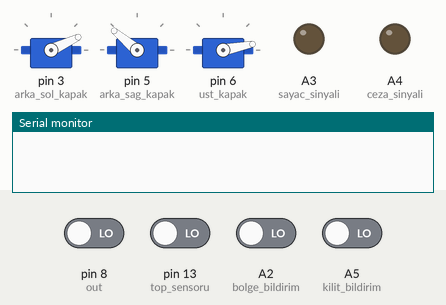
Recording of a sketch running on a simulated Arduino Uno, built with avr-gcc and run on an emulated ATmega328P. On the bench: 3 × servo, output pins drawn as LEDs (lit = HIGH), the last lines printed to the serial monitor. Inputs (shaded band) come from the test bench; at power-on: A2 (bolge_bildirim), A5 (kilit_bildirim), pin 8 (out), pin 13 (top_sensoru) LOW. Pins used as bus, display or sensor lines are not drawn.

Above: at 12.25 s.
At 32.95 s:
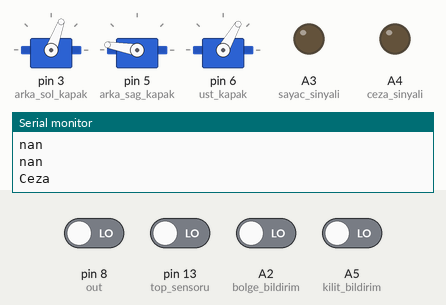
At 33.25 s:
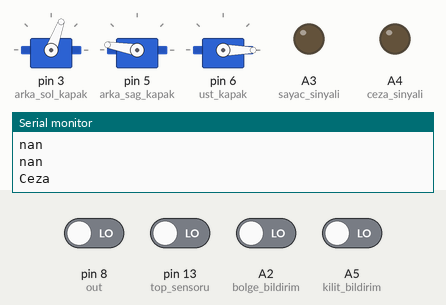
At 33.4 s:
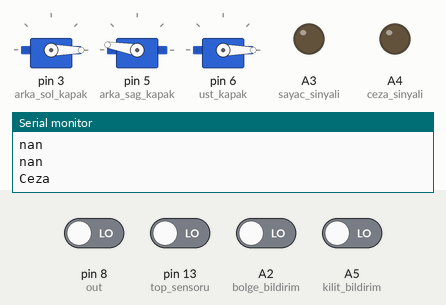
At 43.3 s:
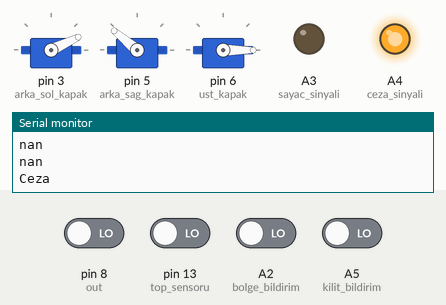
Timing chart, 0 to 69.4 s (numbered marks = the images above):
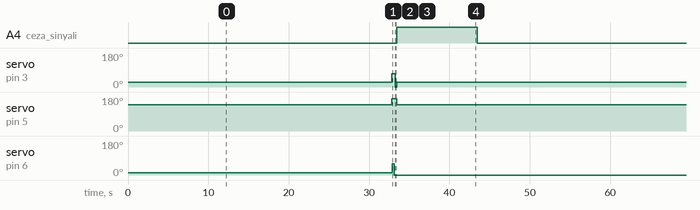

Measured:
- by itself, A4 (ceza_sinyali): alternates HIGH for 10.0 s and LOW for 34.0 s
- by itself, servo on pin 3 (arka_sol_kapak): repeats every 44.0 s: 0° 0.20 s, 25° 43.4 s, 70° 0.45 s
- by itself, servo on pin 5 (arka_sag_kapak): alternates 170° for 0.65 s and 140° for 43.4 s
- by itself, servo on pin 6 (ust_kapak): alternates 60° for 0.25 s and 0° for 43.8 s

The sketch:

18_subat_uno.ino
```cpp
#include <Servo.h>

Servo arka_sol_kapak;
Servo arka_sag_kapak;
Servo ust_kapak;

#define out 8
#define s0 9
#define s1 10
#define s2 11
#define s3 12

int kirmizi, mavi, noFilter;
int kirmizi_veriler[5] = { 0, 0, 0, 0, 0 };
int mavi_veriler[5] = { 0, 0, 0, 0, 0 };

int dogru_sayac = 0, rakip_sayac = 0;
int bolge_bildirim = A2;
int sayac_sinyali = A3;
int ceza_sinyali = A4;
int kilit_bildirim = A5;
int top_sensoru = 13;

int bolge = 0;

void setup() {
  delay(2000);
  arka_sol_kapak.attach(3);
  arka_sag_kapak.attach(5);
  ust_kapak.attach(6);

  pinMode(s0, OUTPUT);
  pinMode(s1, OUTPUT);
  pinMode(s2, OUTPUT);
  pinMode(s3, OUTPUT);
  pinMode(sayac_sinyali, OUTPUT);
  pinMode(ceza_sinyali, OUTPUT);
  pinMode(top_sensoru, INPUT);
  pinMode(out, INPUT);
  pinMode(kilit_bildirim, INPUT);
  pinMode(bolge_bildirim, INPUT);

  //MEGADAN GELEN BÖLGE BİLDİRİMİ
  if (digitalRead(bolge_bildirim) == 1) {
    bolge = 1;
  }

  digitalWrite(s0, HIGH);
  digitalWrite(s1, LOW);
  digitalWrite(sayac_sinyali, LOW);
  digitalWrite(ceza_sinyali, LOW);

  Serial.begin(9600);

  //SERVOLAR AYARLANIYOR
  baslangic();

  for (int i = 0; i < 5; i++) {
    olcum();
    kirmizi_veriler[i] = kirmizi;
    mavi_veriler[i] = mavi;
  }
}

void loop() {
  //verileri güncelliyoruz
  for (int i = 0; i < 5; i++) {
    olcum();
    kirmizi_veriler[i] = kirmizi;
    mavi_veriler[i] = mavi;
    delay(40);
  }

  kirmizi = stabilSonucuBul(kirmizi_veriler, 5);
  mavi = stabilSonucuBul(mavi_veriler, 5);

  Serial.print("KIRMIZI: ");
  Serial.print(kirmizi);
  Serial.print(" ");

  Serial.print("MAVİ: ");
  Serial.print(mavi);
  Serial.print(" ");

  Serial.print("Top var mı: ");
  Serial.println(digitalRead(top_sensoru));

  if (yuzde_sorgu(mavi, kirmizi, 160, 400, "m/k: ") && top_var_mi())  //KIRMIZI İÇİN
  {
    //EMİN OLMA ÖLÇÜMÜ
    for (int i = 0; i < 5; i++) {
      olcum();
      kirmizi_veriler[i] = kirmizi;
      mavi_veriler[i] = mavi;
    }

    kirmizi = stabilSonucuBul(kirmizi_veriler, 5);
    mavi = stabilSonucuBul(mavi_veriler, 5);

    if (yuzde_sorgu(mavi, kirmizi, 160, 400, "m/k: ") && top_var_mi()) {
      //KIRMIZI TOP ALGILADIK
      Serial.println("Kırmızı");

      if (bolge)  //BÖLGEMİZ KIRMIZI
      {
        dogru_al();
        dogru_sayac++;
      } else  //BÖLGEMİZ MAVİ
      {
        rakip_al();
      }

      //eğer sayac dolmuşsa sinyal gönder
      //while'a girilecek mega işini bitirip sinyal gönderene kadar bu while'dan çıkılamayacak
      sayac_kitlenmesi();

      //renk sensörü hala kırmızı algılamasın diye verileri güncelliyoruz
      for (int i = 1; i < 7; i++) {
        olcum();
        kirmizi_veriler[i] = kirmizi;
        mavi_veriler[i] = mavi;
        delay(40);
      }
    }

  } else if (yuzde_sorgu(mavi, kirmizi, 30, 70, ""))  //MAVİ İÇİN
  {
    //EMİN OLMA ÖLÇÜMÜ
    for (int i = 0; i < 5; i++) {
      olcum();
      kirmizi_veriler[i] = kirmizi;
      mavi_veriler[i] = mavi;
    }

    kirmizi = stabilSonucuBul(kirmizi_veriler, 5);
    mavi = stabilSonucuBul(mavi_veriler, 5);

    if (yuzde_sorgu(mavi, kirmizi, 30, 70, "")) {
      //MAVİ TOP ALGILADIK
      Serial.println("Mavi");

      if (bolge)  //BÖLGEMİZ KIRMIZI
      {
        rakip_al();
      } else  //BÖLGEMİZ MAVİ
      {
        dogru_al();
        dogru_sayac++;
      }

      sayac_kitlenmesi();

      //renk sensörü hala mavi algılamasın diye verileri güncelliyoruz
      for (int i = 1; i < 7; i++) {
        olcum();
        kirmizi_veriler[i] = kirmizi;
        mavi_veriler[i] = mavi;
        delay(40);
      }
    }

  } else if (top_var_mi())  //CEZA İÇİN
  {
    //EMİN OLMA ÖLÇÜMÜ
    for (int i = 0; i < 5; i++) {
      olcum();
      kirmizi_veriler[i] = kirmizi;
      mavi_veriler[i] = mavi;
    }

    kirmizi = stabilSonucuBul(kirmizi_veriler, 5);
    mavi = stabilSonucuBul(mavi_veriler, 5);

    if (!yuzde_sorgu(mavi, kirmizi, 160, 400, "") && !yuzde_sorgu(mavi, kirmizi, 30, 80, "") && top_var_mi()) {
      //CEZA YUMURTASI ALGILADIK
      Serial.println("Ceza");

      ceza_al();

      //direkt megaya sinyal gönder ve tekrar while'a girilir

      digitalWrite(ceza_sinyali, HIGH);
      delay(10000);
      while (digitalRead(kilit_bildirim) == 1) {
      }
      digitalWrite(ceza_sinyali, LOW);

      //renk sensörü hala ceza algılamasın diye verileri güncelliyoruz
      for (int i = 1; i < 7; i++) {
        olcum();
        kirmizi_veriler[i] = kirmizi;
        mavi_veriler[i] = mavi;
        delay(40);
      }
    }

  } else {
    Serial.println("Boşş");
  }

  delay(300);
}

void olcum() {
  digitalWrite(s2, LOW);
  digitalWrite(s3, LOW);
  delay(20);

  kirmizi = pulseIn(out, LOW);

  //maviyi okuyoruz
  digitalWrite(s2, LOW);
  digitalWrite(s3, HIGH);
  delay(20);

  mavi = pulseIn(out, LOW);
}

void baslangic() {
  arka_sol_kapak.write(25);
  arka_sag_kapak.write(140);
  ust_kapak.write(11);
}

void rakip_al() {
  arka_sag_kapak.write(180);
  arka_sol_kapak.write(0);
  delay(100);
  ust_kapak.write(60);
  delay(250);
  ust_kapak.write(0);
  delay(200);
  arka_sol_kapak.write(25);
  arka_sag_kapak.write(140);
}

void dogru_al() {
  arka_sag_kapak.write(90);
  arka_sol_kapak.write(10);
  delay(100);
  ust_kapak.write(60);
  delay(250);
  ust_kapak.write(0);
  delay(100);
  arka_sag_kapak.write(180);
  delay(200);
  arka_sol_kapak.write(25);
  arka_sag_kapak.write(140);
}

void ceza_al() {
  arka_sol_kapak.write(70);
  arka_sag_kapak.write(170);
  delay(100);
  ust_kapak.write(60);
  delay(250);
  ust_kapak.write(0);
  delay(100);
  arka_sol_kapak.write(0);
  delay(200);
  arka_sol_kapak.write(25);
  arka_sag_kapak.write(140);
}

void sayac_kitlenmesi() {
  if (dogru_sayac == 3) {
    digitalWrite(sayac_sinyali, HIGH);
    delay(10000);
    while (digitalRead(kilit_bildirim) == 1)
    {
    }
    dogru_sayac = 0;
    digitalWrite(sayac_sinyali, LOW);
  }
}

boolean yuzde_sorgu(int buyukDegisken, int kucukDegisken, int kucuk, int buyuk, String mesaj) {
  float yuzde = ((float)buyukDegisken / (float)kucukDegisken) * 100;
  Serial.print(mesaj);
  Serial.println(yuzde);
  return (yuzde >= kucuk) && (yuzde <= buyuk);
}

boolean top_var_mi() {
  return (digitalRead(top_sensoru) == 0);
}


// Ortalama hesaplayan fonksiyon
double ortalamaHesapla(const int arr[], int size) {
  double sum = 0;
  for (int i = 0; i < size; i++) {
    sum += arr[i];
  }
  return sum / size;
}

// Standart sapmayı hesaplayan fonksiyon
double standartSapmaHesapla(const int arr[], int size, double mean) {
  double sum = 0;
  for (int i = 0; i < size; i++) {
    sum += pow(arr[i] - mean, 2);
  }
  return sqrt(sum / size);
}

// Uç değerleri filtreleyerek en istikrarlı değeri bul
int stabilSonucuBul(const int arr[], int size) {
  // Dizinin ortalamasını hesapla
  double mean = ortalamaHesapla(arr, size);

  // Dizinin standart sapmasını hesapla
  double stdDev = standartSapmaHesapla(arr, size, mean);

  // Standart sapmanın 1.5 katından daha uzak olan değerleri göz ardı et
  const double threshold = 1.5 * stdDev;

  // Filtrelenmiş dizinin ortalamasını ve en yakın değeri bul
  double filteredSum = 0;
  int filteredCount = 0;
  int closestValue = arr[0];
  double minDifference = 1e6;  // çok büyük bir sayı kullanıyoruz

  for (int i = 0; i < size; i++) {
    if (fabs(arr[i] - mean) <= threshold) {
      filteredSum += arr[i];
      filteredCount++;

      // Ortalamaya en yakın değeri bul
      double diff = fabs(arr[i] - mean);
      if (diff < minDifference) {
        minDifference = diff;
        closestValue = arr[i];
      }
    }
  }

  return closestValue;
}
```
